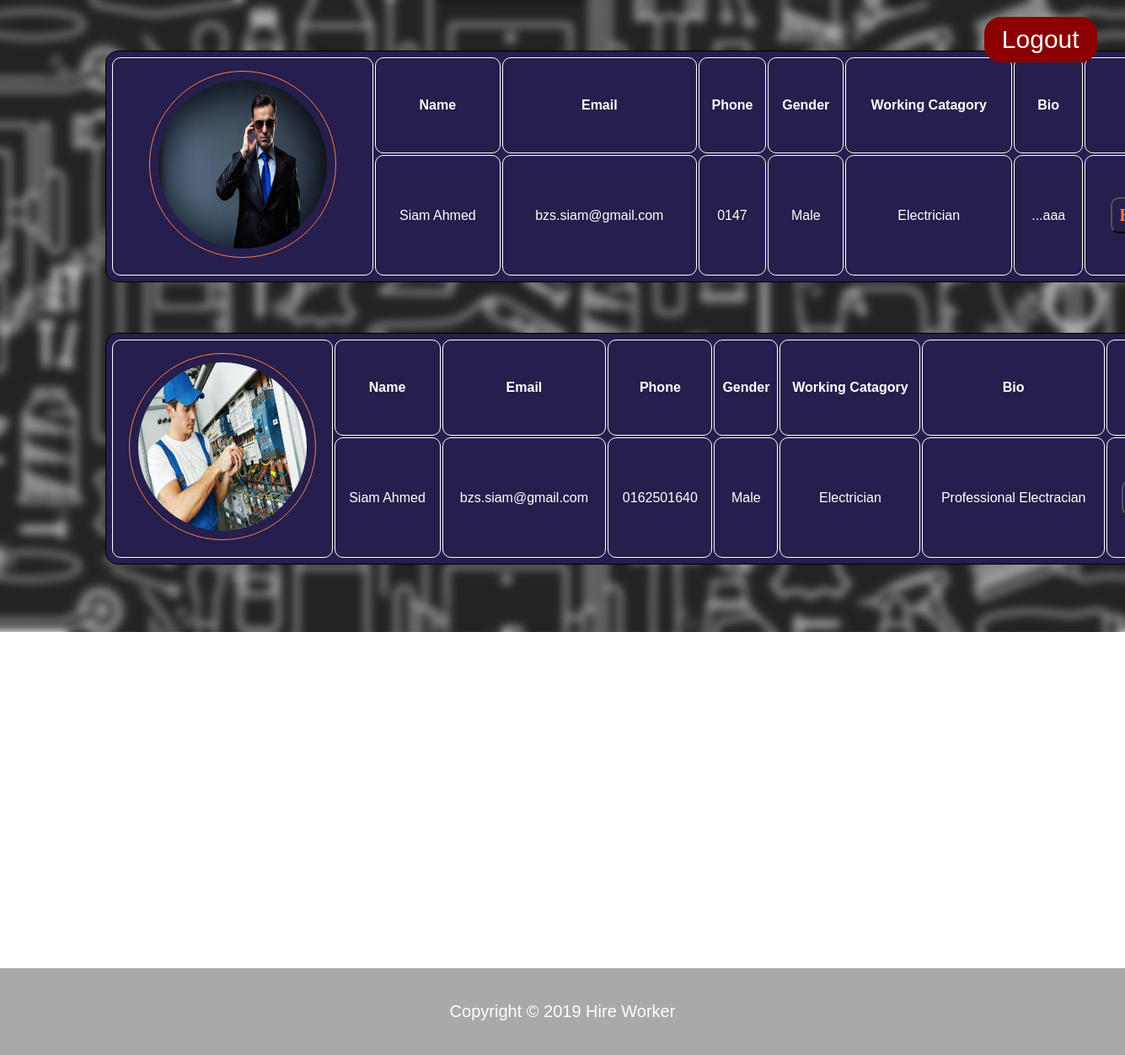
The app's page /pages/AfterLogin/CustomerInterface/electrician.php (signed in) with its own data.
### tables this page shows
CREATE TABLE `worker` (
  `UserID` varchar(20) NOT NULL,
  `Password` varchar(100) NOT NULL,
  `First Name` varchar(25) NOT NULL,
  `Last Name` varchar(25) NOT NULL,
  `Email` varchar(30) NOT NULL,
  `Phone` varchar(25) NOT NULL,
  `Gender` varchar(20) NOT NULL,
  `WorkingCatagory` varchar(20) NOT NULL
);

CREATE TABLE `images` (
  `UserID` varchar(20) NOT NULL,
  `WorkingCatagory` varchar(20) NOT NULL,
  `image` varchar(200) NOT NULL,
  `text` text NOT NULL
);

### pages/AfterLogin/CustomerInterface/electrician.php (the view, shortened to what this page needs)
<?php
require_once'checkfunction.php';
require_once 'connection.php';
if (!$connection){
die('Connect Error:'. mysqli_connect_error());
}
else{
    if(isset($_SESSION['id'])){
    $sql="Select * from worker w, images e where w.UserID = e.UserID AND w.WorkingCatagory like '%Electrician%'" ;
    $result=mysqli_query($connection,$sql);
    }
}
?>
<!DOCTYPE html>
<html>
    <head>
        <head>
    <link rel="stylesheet" type="text/css" href="../../../css/Style.css">
</head>
    </head>
<body style="background: url(../../../images/Catback.jpg); background-repeat: no-repeat; background-size: 100%; background-attachment: fixed; " >
    <?php
        while($rows=mysqli_fetch_array($result))
        {
    ?>
         <table class="table">
        <tr>
            <th rowspan="2"><?php echo "<img src='../../Signups/{$rows['image']}' id= 'profilepic'/>" ?></td>
            <th> Name </th>
            <th> Email </th>
            <th> Phone </th>
            <th> Gender </th>
            <th> Working Catagory </th>
            <th> Bio</th>
            <th> Contact </th>
        </tr>
            <tr>
                <td><?php echo $rows['First Name'],' ',$rows['Last Name'] ?> </td>
                <td><?php echo $rows['Email']; ?></td>
                <td><?php echo $rows['Phone']; ?></td>
                <td ><?php echo $rows['Gender']; ?></td>
                <td><?php echo $rows['WorkingCatagory']; ?></td>
                <td><?php echo $rows['text']; ?></td>
                <td><a href="#popup1"><button class="buttoncontact">Hire Now</button></a></td>
            </tr>
           </table>
    <?php
    }
    ?>
<a href="../../Logins/logout.php"text-decoration: none" ><button class="buttoncat" type="logout">Logout</button></a><br>
    <footer id="catfooter" >
    <p>Copyright &copy; 2019 Hire Worker</p>
    </footer>
</body>
</html>

### css/Style.css (style rules this page uses)
body { color: black; font-family: courier; margin : 0; }
body { margin: 0; padding: 0; background: url("../../images/admin.png"); background-size: cover; background-repeat: no-repeat; background: rgba(0,0,0,0.7); font-family: sans-serif; }
#catfooter { background: darkgrey; color:white; position: relative; text-align: center; font-size: 20px; padding:20px; margin-top:34.5%; }
.table { position: relative; margin-top: 60px; top: 5%; left:125px; padding: 5px; text-align: center; background: rgb(38, 30, 76); color: white; border: 1px solid black; border-radius: 15px; width:100%; line-height:40px; }
.table th { text-align:center; padding: 5px; border: 1px solid white; border-radius: 10px; }
.table td { text-align:center; padding: 10px; border: 1px solid white; border-radius: 10px; }
#profilepic { height: 200px; width: 200px; border: 1px solid coral; padding: 10px; margin-top: 10px; border-radius: 50%; }
.buttoncontact { font-family: cursive; font-size: 20px; background: transparent; color:white; font-weight: bold; padding:8px; text-align: center; position: relative; color:coral; border-radius: 10px; transition: 0.8s; overflow: hidden; }
.buttoncat { position:fixed; top:20px; left:80%; padding:8px; width:10%; font-size:30px; background-color:darkred; color:white; border:2px darkred solid; margin-left: 100px; border-radius: 20px; font-family: sans-serif; cursor: pointer; transition: background-color 1s ease 0s; }

### records on screen
worker: images.image (picture), First Name "Siam", Last Name "Ahmed", Email "bzs.siam@gmail.com", Phone "0147", Gender "Male", images.WorkingCatagory "Electrician", images.text "...aaa"
worker: images.image (picture), First Name "Siam", Last Name "Ahmed", Email "bzs.siam@gmail.com", Phone "0162501640", Gender "Male", images.WorkingCatagory "Electrician", images.text "Professional Electracian"
